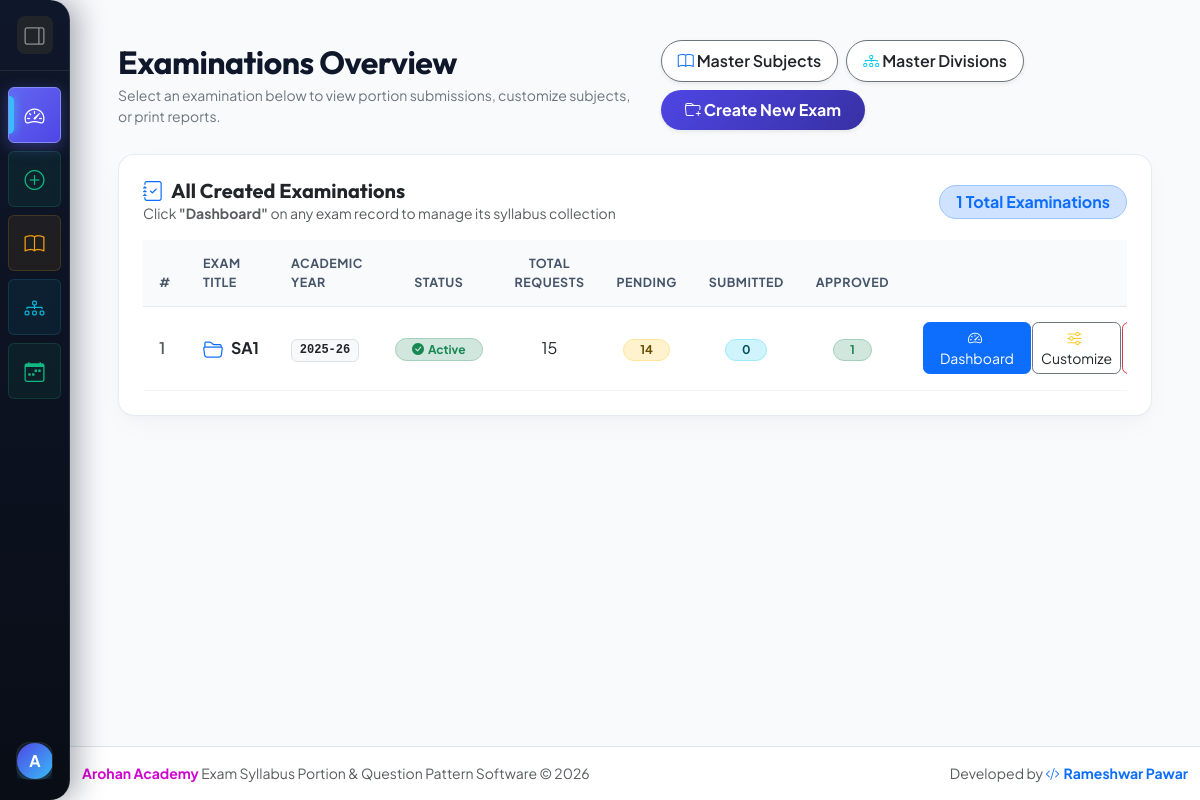
The app's page / (signed in), older data.
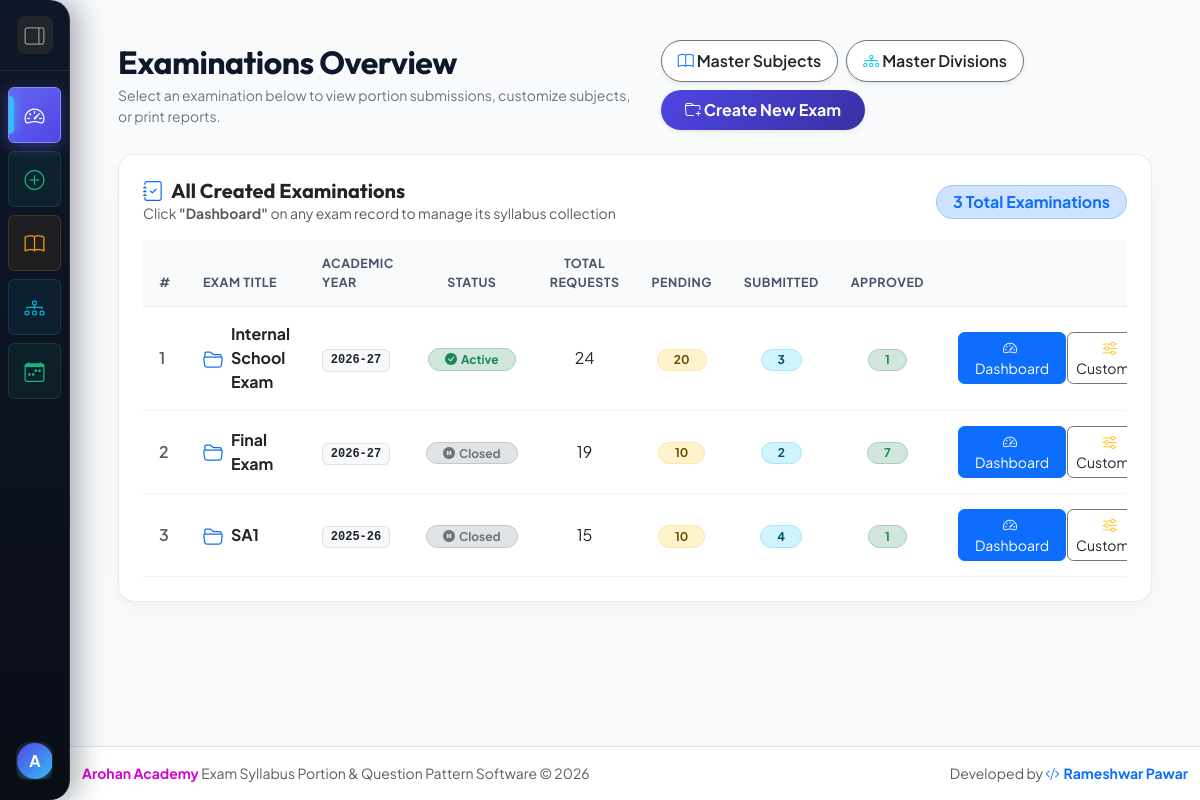
The same page, newer data.
### core/models.py (models this page shows, shortened)
class Exam(models.Model):
    title = models.CharField(max_length=200, help_text="e.g. PA-1 Exam 2026-2027")
    academic_year = models.CharField(max_length=50, help_text="e.g. 2026-2027")
    school_name = models.CharField(max_length=250, default="Arohan Academy School", help_text="School Name Header")
    header_subtitle = models.CharField(max_length=200, default="(Syllabus Paper & Time table)", help_text="Subtitle e.g. (Syllabus Paper & Time table)")
    note_text = models.CharField(max_length=300, default="NOTE: Kindly pay your wards fees before exam and collect the exam pass from the office.", help_text="Bottom note")
    created_at = models.DateTimeField(auto_now_add=True)
    is_active = models.BooleanField(default=True)
    class Meta:
        ordering = ['-created_at']

### core/views.py (the view)
# urls.py: path('', views.principal_dashboard, name='principal_dashboard'),
@login_required
def principal_dashboard(request):
    exams = Exam.objects.all()
    exam_list = []
    for exam in exams:
        subs = exam.submissions.all()
        exam_list.append({
            'exam': exam,
            'total': subs.count(),
            'pending': subs.filter(status='PENDING').count(),
            'submitted': subs.filter(status='SUBMITTED').count(),
            'approved': subs.filter(status='APPROVED').count(),
            'revision': subs.filter(status='REVISION').count(),
        })
    context = {
        'exam_list': exam_list,
        'total_exams': exams.count(),
    }
    return render(request, 'core/principal_dashboard.html', context)

### templates/core/principal_dashboard.html (shortened to what the changed rows need)
{% extends 'base.html' %}
{% block content %}
<div class="container-fluid px-lg-4 px-xl-5">
    <div class="d-flex flex-column flex-md-row justify-content-between align-items-md-center mb-4 gap-3">
        <div>
            <h2 class="fw-bold mb-1" style="color: #0f172a; letter-spacing: -0.5px;">Examinations Overview</h2>
        </div>
    </div>
    <div class="card dashboard-card p-4">
        <div class="d-flex justify-content-between align-items-center mb-3">
            <div>
                <h5 class="fw-bold mb-0 text-dark"><i class="bi bi-journal-check text-primary me-2"></i>All Created Examinations</h5>
                <p class="text-muted small mb-0">Click <strong>"Dashboard"</strong> on any exam record to manage its syllabus collection</p>
            </div>
            <span class="badge bg-primary-subtle text-primary border border-primary-subtle rounded-pill px-3 py-2 fs-6 font-semibold">{{ total_exams }} Total Examinations</span>
        </div>
        <div class="table-responsive">
            <table class="table align-middle mb-0 custom-dashboard-table">
                <thead>
                    <tr>
                        <th style="width: 50px;">#</th>
                        <th>Exam Title</th>
                        <th>Academic Year</th>
                        <th class="text-center">Status</th>
                        <th class="text-center">Total Requests</th>
                        <th class="text-center">Pending</th>
                        <th class="text-center">Submitted</th>
                        <th class="text-center">Approved</th>
                        <th class="text-end">Actions</th>
                    </tr>
                </thead>
                <tbody>
                    {% for item in exam_list %}
                    <tr>
                        <td class="text-muted fw-semibold">{{ forloop.counter }}</td>
                        <td>
                            <a href="{% url 'exam_detail_dashboard' item.exam.id %}" class="fw-bold text-decoration-none text-dark fs-6 d-inline-flex align-items-center">
                                <i class="bi bi-folder2-open text-primary me-2 fs-5"></i> {{ item.exam.title }}
                            </a>
                        </td>
                        <td><span class="badge bg-light text-dark border font-monospace px-2.5 py-1.5">{{ item.exam.academic_year }}</span></td>
                        <td class="text-center">
                            {% if item.exam.is_active %}
                                <span class="badge bg-success-subtle text-success border border-success-subtle px-3 py-1.5 rounded-pill fw-bold">
                                    <i class="bi bi-check-circle-fill me-1"></i>Active
                                </span>
                            {% else %}
                                <span class="badge bg-secondary-subtle text-secondary border border-secondary-subtle px-3 py-1.5 rounded-pill fw-bold">
                                    <i class="bi bi-pause-circle-fill me-1"></i>Closed
                                </span>
                            {% endif %}
                        </td>
                        <td class="text-center font-semibold text-dark fs-6">{{ item.total }}</td>
                        <td class="text-center">
                            <span class="badge bg-warning-subtle text-warning-emphasis border border-warning-subtle px-3 py-1.5 rounded-pill fw-bold fs-7">{{ item.pending }}</span>
                        </td>
                        <td class="text-center">
                            <span class="badge bg-info-subtle text-info-emphasis border border-info-subtle px-3 py-1.5 rounded-pill fw-bold fs-7">{{ item.submitted }}</span>
                        </td>
                        <td class="text-center">
                            <span class="badge bg-success-subtle text-success border border-success-subtle px-3 py-1.5 rounded-pill fw-bold fs-7">{{ item.approved }}</span>
                        </td>
                        <td class="text-end">
                            <div class="btn-group btn-group-action" role="group">
                                <a href="{% url 'exam_detail_dashboard' item.exam.id %}" class="btn btn-primary btn-sm px-3 font-semibold" title="Open Exam Dashboard">
                                    <i class="bi bi-speedometer2 me-1"></i> Dashboard
                                </a>
                                <a href="{% url 'customize_exam_subjects' item.exam.id %}" class="btn btn-outline-secondary text-dark btn-sm font-semibold" title="Customize Subjects & Divisions">
                                    <i class="bi bi-sliders text-warning me-1"></i> Customize
                                </a>
                                {% if item.exam.is_active %}
                                    <a href="{% url 'toggle_exam_active' item.exam.id %}" class="btn btn-outline-danger btn-sm font-semibold" title="Hide from Teachers">
                                    </a>
                                {% else %}
                                    <a href="{% url 'toggle_exam_active' item.exam.id %}" class="btn btn-outline-success btn-sm font-semibold" title="Enable for Teachers">
                                        <i class="bi bi-eye-fill me-1"></i> Activate
                                    </a>
                                {% endif %}
                            </div>
                        </td>
                    </tr>
                    {% endfor %}
                </tbody>
            </table>
        </div>
    </div>
</div>
{% endblock %}

Row changes from the older to the newer data that the page shows:
added Exam: exam "Internal School Exam", exam.academic_year "2026-27", shows "Active", total "24", pending "20", submitted "3", approved "1"
added Exam: exam "Final Exam", exam.academic_year "2026-27", is_active False (drawn), total "19", pending "10", submitted "2", approved "7"
changed Exam "SA1": pending "14" → "10"; submitted "0" → "4"; is_active "Active" → "Closed"
Text that changed along with them:
{{ total_exams }}: "1" → "3"
